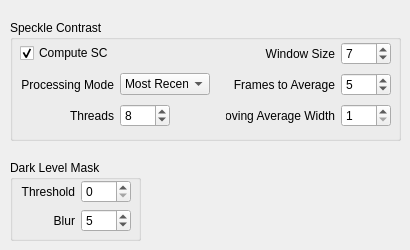
      <widget class="QWidget" name="Processing_page">
       <widget class="QGroupBox" name="DarkLevelMaskGroup">
        <property name="geometry">
         <rect>
          <x>10</x>
          <y>160</y>
          <width>131</width>
          <height>81</height>
         </rect>
        </property>
        <property name="title">
         <string>Dark Level Mask</string>
        </property>
        <widget class="QWidget" name="gridLayoutWidget_2">
         <property name="geometry">
          <rect>
           <x>10</x>
           <y>20</y>
           <width>111</width>
           <height>54</height>
          </rect>
         </property>
         <layout class="QGridLayout" name="gridLayout_2">
          <item row="0" column="0">
           <widget class="QLabel" name="Dark_level_label">
            <property name="text">
             <string>Threshold</string>
            </property>
            <property name="alignment">
             <set>Qt::AlignRight|Qt::AlignTrailing|Qt::AlignVCenter</set>
            </property>
           </widget>
          </item>
          <item row="0" column="1">
           <widget class="QSpinBox" name="Dark_level_spinBox">
            <property name="sizePolicy">
             <sizepolicy hsizetype="Fixed" vsizetype="Fixed">
              <horstretch>0</horstretch>
              <verstretch>0</verstretch>
             </sizepolicy>
            </property>
            <property name="minimumSize">
             <size>
              <width>50</width>
              <height>0</height>
             </size>
            </property>
            <property name="toolTip">
             <string>Mask pixels with raw intensity level below this threshold</string>
            </property>
            <property name="maximum">
             <number>255</number>
            </property>
           </widget>
          </item>
          <item row="1" column="0">
           <widget class="QLabel" name="blur_width_label">
            <property name="text">
             <string>Blur</string>
            </property>
            <property name="alignment">
             <set>Qt::AlignRight|Qt::AlignTrailing|Qt::AlignVCenter</set>
            </property>
           </widget>
          </item>
          <item row="1" column="1">
           <widget class="QSpinBox" name="blur_width_spinBox">
            <property name="sizePolicy">
             <sizepolicy hsizetype="Fixed" vsizetype="Fixed">
              <horstretch>0</horstretch>
              <verstretch>0</verstretch>
             </sizepolicy>
            </property>
            <property name="minimumSize">
             <size>
              <width>50</width>
              <height>0</height>
             </size>
            </property>
            <property name="toolTip">
             <string>Blur width along edge of dark level mask</string>
            </property>
            <property name="minimum">
             <number>1</number>
            </property>
            <property name="maximum">
             <number>512</number>
            </property>
            <property name="value">
             <number>5</number>
            </property>
           </widget>
          </item>
         </layout>
        </widget>
       </widget>
       <widget class="QGroupBox" name="SpeckleContrasGroup">
        <property name="geometry">
         <rect>
          <x>10</x>
          <y>20</y>
          <width>391</width>
          <height>121</height>
         </rect>
        </property>
        <property name="title">
         <string>Speckle Contrast</string>
        </property>
        <widget class="QWidget" name="gridLayoutWidget">
         <property name="geometry">
          <rect>
           <x>10</x>
           <y>20</y>
           <width>371</width>
           <height>91</height>
          </rect>
         </property>
         <layout class="QGridLayout" name="gridLayout">
          <item row="1" column="4">
           <widget class="QSpinBox" name="num_sc_to_avg_spinBox">
            <property name="sizePolicy">
             <sizepolicy hsizetype="Fixed" vsizetype="Fixed">
              <horstretch>0</horstretch>
              <verstretch>0</verstretch>
             </sizepolicy>
            </property>
            <property name="minimumSize">
             <size>
              <width>50</width>
              <height>0</height>
             </size>
            </property>
            <property name="toolTip">
             <string>Number of speckle contrast frames to average during processing</string>
            </property>
            <property name="minimum">
             <number>1</number>
            </property>
            <property name="maximum">
             <number>999</number>
            </property>
            <property name="value">
             <number>5</number>
            </property>
           </widget>
          </item>
          <item row="2" column="0">
           <widget class="QLabel" name="Nthreads_label">
            <property name="text">
             <string>Threads</string>
            </property>
            <property name="alignment">
             <set>Qt::AlignRight|Qt::AlignTrailing|Qt::AlignVCenter</set>
            </property>
           </widget>
          </item>
          <item row="0" column="0">
           <widget class="QCheckBox" name="compute_SC_check">
            <property name="sizePolicy">
             <sizepolicy hsizetype="Fixed" vsizetype="Fixed">
              <horstretch>0</horstretch>
              <verstretch>0</verstretch>
             </sizepolicy>
            </property>
            <property name="toolTip">
             <string>Toggle speckle contrast processing</string>
            </property>
            <property name="layoutDirection">
             <enum>Qt::LeftToRight</enum>
            </property>
            <property name="text">
             <string>Compute SC</string>
            </property>
            <property name="checked">
             <bool>true</bool>
            </property>
           </widget>
          </item>
          <item row="2" column="4">
           <widget class="QSpinBox" name="moving_average_spinBox">
            <property name="sizePolicy">
             <sizepolicy hsizetype="Fixed" vsizetype="Fixed">
              <horstretch>0</horstretch>
              <verstretch>0</verstretch>
             </sizepolicy>
            </property>
            <property name="minimumSize">
             <size>
              <width>50</width>
              <height>0</height>
             </size>
            </property>
            <property name="toolTip">
             <string>Number of speckle contrast frames to include in moving average</string>
            </property>
            <property name="minimum">
             <number>1</number>
            </property>
            <property name="maximum">
             <number>999</number>
            </property>
           </widget>
          </item>
          <item row="1" column="0">
           <widget class="QLabel" name="process_mode_label">
            <property name="text">
             <string>Processing Mode</string>
            </property>
            <property name="alignment">
             <set>Qt::AlignRight|Qt::AlignTrailing|Qt::AlignVCenter</set>
            </property>
           </widget>
          </item>
          <item row="0" column="4">
           <widget class="QSpinBox" name="NxN_spin">
            <property name="sizePolicy">
             <sizepolicy hsizetype="Fixed" vsizetype="Fixed">
              <horstretch>0</horstretch>
              <verstretch>0</verstretch>
             </sizepolicy>
            </property>
            <property name="minimumSize">
             <size>
              <width>50</width>
              <height>0</height>
             </size>
            </property>
            <property name="toolTip">
             <string>Sliding window size (NxN)</string>
            </property>
            <property name="layoutDirection">
             <enum>Qt::LeftToRight</enum>
            </property>
            <property name="alignment">
             <set>Qt::AlignLeading|Qt::AlignLeft|Qt::AlignVCenter</set>
            </property>
            <property name="buttonSymbols">
             <enum>QAbstractSpinBox::UpDownArrows</enum>
            </property>
            <property name="minimum">
             <number>1</number>
            </property>
            <property name="maximum">
             <number>99</number>
            </property>
            <property name="value">
             <number>7</number>
            </property>
           </widget>
          </item>
          <item row="0" column="3">
           <widget class="QLabel" name="NxN_label">
            <property name="frameShape">
             <enum>QFrame::NoFrame</enum>
            </property>
            <property name="frameShadow">
             <enum>QFrame::Plain</enum>
            </property>
            <property name="text">
             <string>Window Size</string>
            </property>
            <property name="alignment">
             <set>Qt::AlignRight|Qt::AlignTrailing|Qt::AlignVCenter</set>
            </property>
           </widget>
          </item>
          <item row="2" column="3">
           <widget class="QLabel" name="moving_average_label">
            <property name="text">
             <string>Moving Average Width</string>
            </property>
            <property name="alignment">
             <set>Qt::AlignRight|Qt::AlignTrailing|Qt::AlignVCenter</set>
            </property>
           </widget>
          </item>
          <item row="2" column="1">
           <widget class="QSpinBox" name="Nthreads_spinBox">
            <property name="sizePolicy">
             <sizepolicy hsizetype="Fixed" vsizetype="Fixed">
              <horstretch>0</horstretch>
              <verstretch>0</verstretch>
             </sizepolicy>
            </property>
            <property name="minimumSize">
             <size>
              <width>50</width>
              <height>0</height>
             </size>
            </property>
            <property name="toolTip">
             <string>Number of threads to use when calculating speckle contrast</string>
            </property>
            <property name="minimum">
             <number>1</number>
            </property>
            <property name="maximum">
             <number>32</number>
            </property>
            <property name="value">
             <number>8</number>
            </property>
           </widget>
          </item>
          <item row="1" column="3">
           <widget class="QLabel" name="num_sc_to_avg_label">
            <property name="text">
             <string>Frames to Average</string>
            </property>
            <property name="alignment">
             <set>Qt::AlignRight|Qt::AlignTrailing|Qt::AlignVCenter</set>
            </property>
           </widget>
          </item>
          <item row="1" column="1">
           <widget class="QComboBox" name="process_mode_comboBox">
            <property name="sizePolicy">
             <sizepolicy hsizetype="Fixed" vsizetype="Fixed">
              <horstretch>0</horstretch>
              <verstretch>0</verstretch>
             </sizepolicy>
            </property>
            <property name="minimumSize">
             <size>
              <width>90</width>
              <height>0</height>
             </size>
            </property>
            <property name="maximumSize">
             <size>
              <width>90</width>
              <height>16777215</height>
             </size>
            </property>
            <property name="toolTip">
             <string>Speckle contrast processing mode</string>
            </property>
            <property name="currentIndex">
             <number>0</number>
            </property>
            <item>
             <property name="text">
              <string extracomment="Only process most recent frames">Most Recent</string>
             </property>
            </item>
            <item>
             <property name="text">
              <string extracomment="Process all acquired frames">All Frames</string>
             </property>
            </item>
           </widget>
          </item>
          <item row="1" column="2">
           <spacer name="horizontalSpacer">
            <property name="orientation">
             <enum>Qt::Horizontal</enum>
            </property>
            <property name="sizeType">
             <enum>QSizePolicy::Fixed</enum>
            </property>
            <property name="sizeHint" stdset="0">
             <size>
              <width>10</width>
              <height>20</height>
             </size>
            </property>
           </spacer>
          </item>
         </layout>
        </widget>
       </widget>
      </widget>
